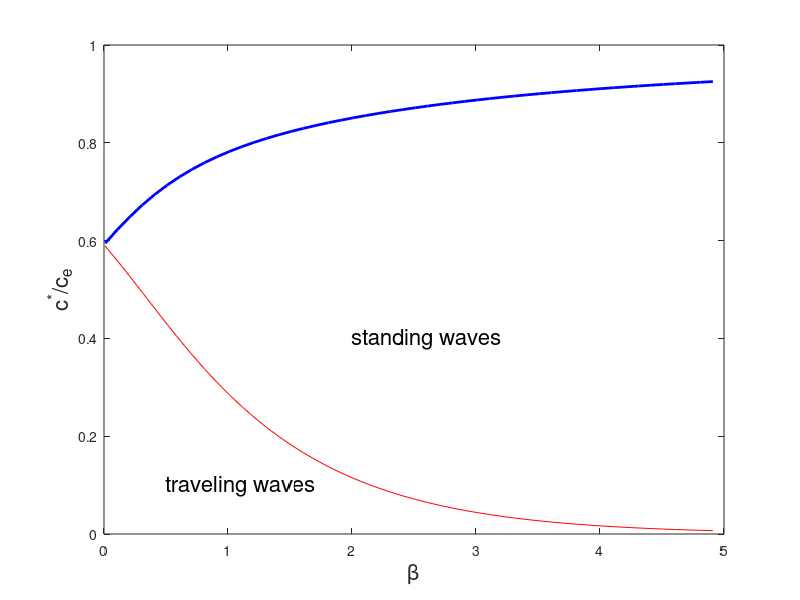

Here is the MATLAB script that generated this plot:
%this file makes some plots for the discrete release standing waves

%two parameters
Abyk =5;
beta = [0.01:.1:5];

astar = 1-sqrt(1/(1+Abyk))
Af = Abyk.*beta.*sinh(beta);
l0 = cosh(beta);
lf = l0+Af/2;
mu0 = l0-sqrt(l0.^2-1);
muf = lf-sqrt(lf.^2-1);

C = Af./(Af+2*l0-2);

a = C.*(muf-1)./(muf-1./mu0);
b = C.*(1-1./mu0)./(muf-1./mu0);
bf = C-b.*muf;
plot(beta,a,'r',beta,bf,'b','linewidth',2)
xlabel('\beta','fontsize',16)
ylabel('c^*/c_e','fontsize',16)
text(2,.4,'standing waves','fontsize',16)
text(.5, .1,'traveling waves','fontsize',16)

output=[beta' a' bf'];

save discrete.dat output -ascii
